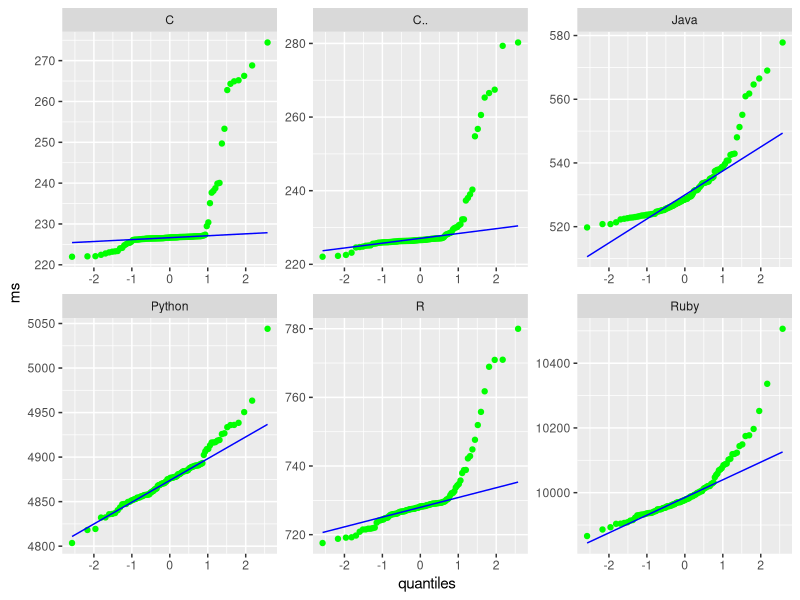
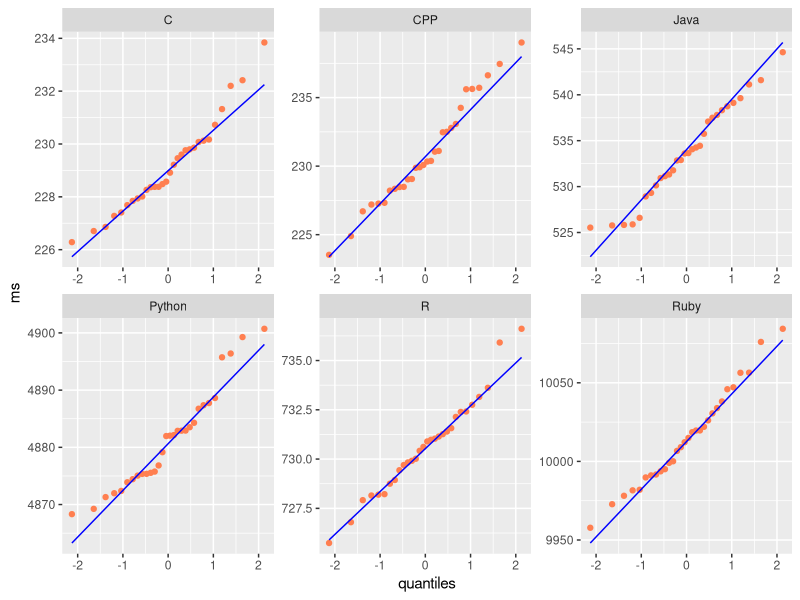

These charts were generated, in order, by the following R code:
# analysis.r
library(tidyverse)
this.dir <- dirname(parent.frame(2)$ofile)
setwd(this.dir)

# Before CLT
ishango.before <- read.csv("ishango/noCLT/ishango.csv")
ishango.before.long <- pivot_longer(ishango.before, cols=everything(), names_to="language", values_to="runtime")
ggplot(ishango.before.long, aes(sample=(runtime)))+
  stat_qq(col="green")+
  stat_qq_line(col="blue")+
  facet_wrap(~language, scales="free")+
  labs(x="quantiles", y="ms")

# After CLT
ishango.after <- read.csv("ishango/fifteen30/ishango_mean.csv")

ishango.after.long <- pivot_longer(ishango.after, cols=everything(), names_to="language", values_to="runtime")
ggplot(ishango.after.long, aes(sample=(runtime)))+
  stat_qq(col="coral")+
  stat_qq_line(col="blue")+
  facet_wrap(~language, scales="free")+
  labs(x="quantiles", y="ms")
